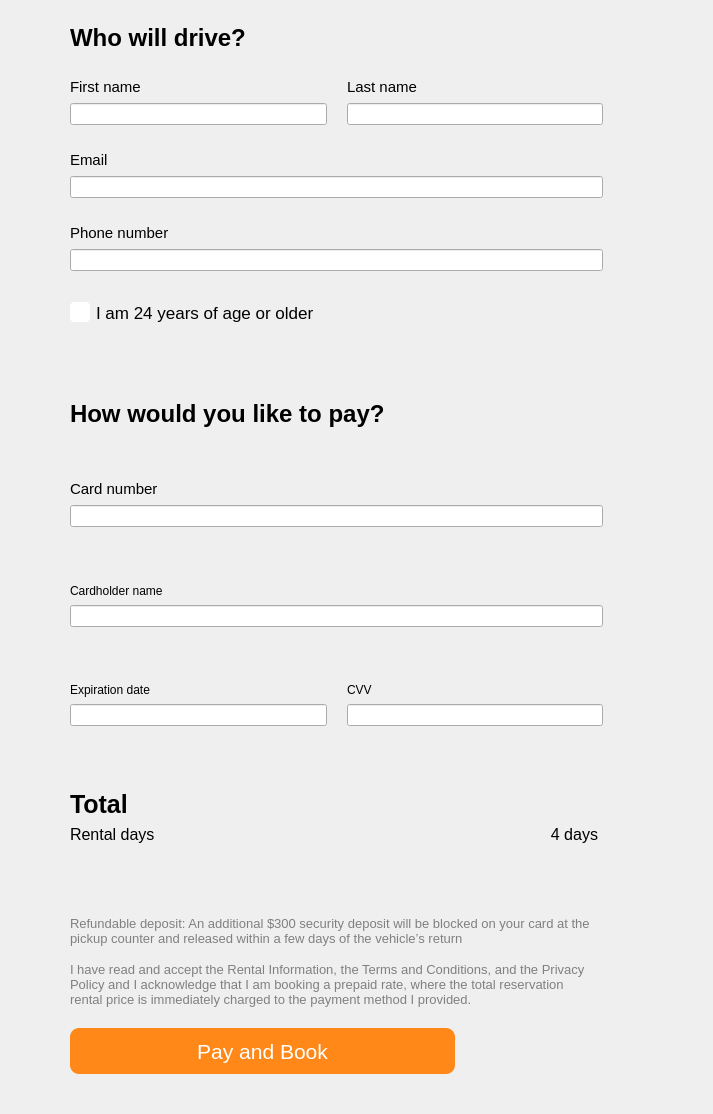
                <widget class="QWidget" name="order_scrollAreaWidgetContents">
                 <property name="geometry">
                  <rect>
                   <x>0</x>
                   <y>0</y>
                   <width>713</width>
                   <height>1114</height>
                  </rect>
                 </property>
                 <layout class="QVBoxLayout" name="verticalLayout_17">
                  <property name="leftMargin">
                   <number>0</number>
                  </property>
                  <property name="topMargin">
                   <number>0</number>
                  </property>
                  <property name="rightMargin">
                   <number>0</number>
                  </property>
                  <property name="bottomMargin">
                   <number>20</number>
                  </property>
                  <item>
                   <layout class="QGridLayout" name="UserOrderLayout">
                    <property name="leftMargin">
                     <number>70</number>
                    </property>
                    <property name="topMargin">
                     <number>15</number>
                    </property>
                    <property name="rightMargin">
                     <number>110</number>
                    </property>
                    <property name="bottomMargin">
                     <number>0</number>
                    </property>
                    <property name="horizontalSpacing">
                     <number>20</number>
                    </property>
                    <property name="verticalSpacing">
                     <number>7</number>
                    </property>
                    <item row="5" column="0" colspan="2">
                     <widget class="QLabel" name="Order_phone_label">
                      <property name="minimumSize">
                       <size>
                        <width>0</width>
                        <height>37</height>
                       </size>
                      </property>
                      <property name="maximumSize">
                       <size>
                        <width>16777215</width>
                        <height>37</height>
                       </size>
                      </property>
                      <property name="font">
                       <font>
                        <pointsize>11</pointsize>
                        <italic>false</italic>
                        <bold>false</bold>
                       </font>
                      </property>
                      <property name="text">
                       <string>Phone number</string>
                      </property>
                      <property name="alignment">
                       <set>Qt::AlignmentFlag::AlignBottom</set>
                      </property>
                     </widget>
                    </item>
                    <item row="1" column="0">
                     <widget class="QLabel" name="Order_name_label">
                      <property name="minimumSize">
                       <size>
                        <width>0</width>
                        <height>37</height>
                       </size>
                      </property>
                      <property name="maximumSize">
                       <size>
                        <width>16777215</width>
                        <height>37</height>
                       </size>
                      </property>
                      <property name="font">
                       <font>
                        <pointsize>11</pointsize>
                        <italic>false</italic>
                        <bold>false</bold>
                       </font>
                      </property>
                      <property name="text">
                       <string>First name</string>
                      </property>
                      <property name="alignment">
                       <set>Qt::AlignmentFlag::AlignBottom</set>
                      </property>
                     </widget>
                    </item>
                    <item row="2" column="0">
                     <widget class="QLineEdit" name="Order_name_lineEdit">
                      <property name="minimumSize">
                       <size>
                        <width>0</width>
                        <height>0</height>
                       </size>
                      </property>
                     </widget>
                    </item>
                    <item row="6" column="0" colspan="2">
                     <widget class="QLineEdit" name="Order_phone_lineEdit">
                      <property name="minimumSize">
                       <size>
                        <width>0</width>
                        <height>0</height>
                       </size>
                      </property>
                     </widget>
                    </item>
                    <item row="3" column="0" colspan="2">
                     <widget class="QLabel" name="Order_email_label">
                      <property name="minimumSize">
                       <size>
                        <width>0</width>
                        <height>37</height>
                       </size>
                      </property>
                      <property name="maximumSize">
                       <size>
                        <width>16777215</width>
                        <height>37</height>
                       </size>
                      </property>
                      <property name="font">
                       <font>
                        <pointsize>11</pointsize>
                        <italic>false</italic>
                        <bold>false</bold>
                       </font>
                      </property>
                      <property name="text">
                       <string>Email</string>
                      </property>
                      <property name="alignment">
                       <set>Qt::AlignmentFlag::AlignBottom</set>
                      </property>
                     </widget>
                    </item>
                    <item row="4" column="0" colspan="2">
                     <widget class="QLineEdit" name="Order_email_lineEdit">
                      <property name="minimumSize">
                       <size>
                        <width>0</width>
                        <height>0</height>
                       </size>
                      </property>
                     </widget>
                    </item>
                    <item row="2" column="1">
                     <widget class="QLineEdit" name="Order_lastName_lineEdit">
                      <property name="minimumSize">
                       <size>
                        <width>0</width>
                        <height>0</height>
                       </size>
                      </property>
                     </widget>
                    </item>
                    <item row="0" column="0" colspan="2">
                     <widget class="QLabel" name="Order_user_title_label">
                      <property name="maximumSize">
                       <size>
                        <width>16777215</width>
                        <height>37</height>
                       </size>
                      </property>
                      <property name="font">
                       <font>
                        <pointsize>18</pointsize>
                        <italic>false</italic>
                        <fontweight>DemiBold</fontweight>
                       </font>
                      </property>
                      <property name="styleSheet">
                       <string notr="true">font: 18pt;
font-weight: 600;</string>
                      </property>
                      <property name="text">
                       <string>Who will drive?</string>
                      </property>
                      <property name="alignment">
                       <set>Qt::AlignmentFlag::AlignBottom|Qt::AlignmentFlag::AlignLeading|Qt::AlignmentFlag::AlignLeft</set>
                      </property>
                     </widget>
                    </item>
                    <item row="1" column="1">
                     <widget class="QLabel" name="Order_lastName_label">
                      <property name="minimumSize">
                       <size>
                        <width>0</width>
                        <height>37</height>
                       </size>
                      </property>
                      <property name="maximumSize">
                       <size>
                        <width>16777215</width>
                        <height>37</height>
                       </size>
                      </property>
                      <property name="font">
                       <font>
                        <pointsize>11</pointsize>
                        <italic>false</italic>
                        <bold>false</bold>
                       </font>
                      </property>
                      <property name="text">
                       <string>Last name</string>
                      </property>
                      <property name="alignment">
                       <set>Qt::AlignmentFlag::AlignBottom</set>
                      </property>
                     </widget>
                    </item>
                   </layout>
                  </item>
                  <item>
                   <widget class="QCheckBox" name="Order_age_checkBox">
                    <property name="font">
                     <font>
                      <pointsize>13</pointsize>
                     </font>
                    </property>
                    <property name="styleSheet">
                     <string notr="true">#Order_age_checkBox {
	padding-left: 70px;
	padding-top: 25px;
	padding-bottom: 35px;
}

QCheckBox::indicator {
    width: 18px;
    height: 18px;
	border: 1px solid white;
    border-radius: 4px;
	background-color: white;
}

QCheckBox::indicator:pressed {
    width: 16px;
    height: 16px;
}

QCheckBox::indicator:checked {
    background: orange;
	border: 1px solid orange;
	image: url(&quot;C:/Users/golov/Downloads/icons8-галочка-50.png&quot;);
}</string>
                    </property>
                    <property name="text">
                     <string>I am 24 years of age or older</string>
                    </property>
                   </widget>
                  </item>
                  <item>
                   <layout class="QGridLayout" name="PaymentOrderLayout">
                    <property name="leftMargin">
                     <number>70</number>
                    </property>
                    <property name="rightMargin">
                     <number>110</number>
                    </property>
                    <property name="horizontalSpacing">
                     <number>20</number>
                    </property>
                    <property name="verticalSpacing">
                     <number>7</number>
                    </property>
                    <item row="0" column="0" colspan="2">
                     <widget class="QLabel" name="Order_payment_title_label">
                      <property name="font">
                       <font>
                        <pointsize>18</pointsize>
                        <italic>false</italic>
                        <fontweight>DemiBold</fontweight>
                       </font>
                      </property>
                      <property name="styleSheet">
                       <string notr="true">font: 18pt;
font-weight: 600;</string>
                      </property>
                      <property name="text">
                       <string>How would you like to pay?</string>
                      </property>
                      <property name="alignment">
                       <set>Qt::AlignmentFlag::AlignBottom</set>
                      </property>
                     </widget>
                    </item>
                    <item row="5" column="0">
                     <widget class="QLabel" name="Order_date_label">
                      <property name="text">
                       <string>Expiration date</string>
                      </property>
                      <property name="alignment">
                       <set>Qt::AlignmentFlag::AlignBottom|Qt::AlignmentFlag::AlignLeading|Qt::AlignmentFlag::AlignLeft</set>
                      </property>
                     </widget>
                    </item>
                    <item row="5" column="1">
                     <widget class="QLabel" name="Order_CVV_label">
                      <property name="text">
                       <string>CVV</string>
                      </property>
                      <property name="alignment">
                       <set>Qt::AlignmentFlag::AlignBottom|Qt::AlignmentFlag::AlignLeading|Qt::AlignmentFlag::AlignLeft</set>
                      </property>
                     </widget>
                    </item>
                    <item row="6" column="0">
                     <widget class="QLineEdit" name="Order_date_lineEdit">
                      <property name="inputMask">
                       <string/>
                      </property>
                      <property name="placeholderText">
                       <string/>
                      </property>
                     </widget>
                    </item>
                    <item row="6" column="1">
                     <widget class="QLineEdit" name="Order_CVV_lineEdit"/>
                    </item>
                    <item row="4" column="0" colspan="2">
                     <widget class="QLineEdit" name="Order_cardholderr_lineEdit"/>
                    </item>
                    <item row="3" column="0" colspan="2">
                     <widget class="QLabel" name="Order_cardholderr_label">
                      <property name="text">
                       <string>Cardholder name</string>
                      </property>
                      <property name="alignment">
                       <set>Qt::AlignmentFlag::AlignBottom|Qt::AlignmentFlag::AlignLeading|Qt::AlignmentFlag::AlignLeft</set>
                      </property>
                     </widget>
                    </item>
                    <item row="2" column="0" colspan="2">
                     <widget class="QLineEdit" name="Order_cardNumber_lineEdit"/>
                    </item>
                    <item row="1" column="0" colspan="2">
                     <widget class="QLabel" name="Order_cardNumber_label">
                      <property name="font">
                       <font>
                        <pointsize>11</pointsize>
                        <italic>false</italic>
                        <bold>false</bold>
                       </font>
                      </property>
                      <property name="styleSheet">
                       <string notr="true"/>
                      </property>
                      <property name="text">
                       <string>Card number</string>
                      </property>
                      <property name="alignment">
                       <set>Qt::AlignmentFlag::AlignBottom|Qt::AlignmentFlag::AlignLeading|Qt::AlignmentFlag::AlignLeft</set>
                      </property>
                     </widget>
                    </item>
                   </layout>
                  </item>
                  <item>
                   <layout class="QGridLayout" name="PayOrderLayout">
                    <property name="leftMargin">
                     <number>70</number>
                    </property>
                    <property name="topMargin">
                     <number>50</number>
                    </property>
                    <property name="rightMargin">
                     <number>115</number>
                    </property>
                    <property name="bottomMargin">
                     <number>20</number>
                    </property>
                    <property name="verticalSpacing">
                     <number>6</number>
                    </property>
                    <item row="0" column="0">
                     <widget class="QLabel" name="Order_total_label">
                      <property name="font">
                       <font>
                        <pointsize>19</pointsize>
                        <italic>false</italic>
                        <bold>true</bold>
                       </font>
                      </property>
                      <property name="styleSheet">
                       <string notr="true">font: 19pt;
font-weight: 700;</string>
                      </property>
                      <property name="text">
                       <string>Total</string>
                      </property>
                      <property name="alignment">
                       <set>Qt::AlignmentFlag::AlignBottom|Qt::AlignmentFlag::AlignLeading|Qt::AlignmentFlag::AlignLeft</set>
                      </property>
                     </widget>
                    </item>
                    <item row="4" column="0" colspan="2">
                     <widget class="QPushButton" name="Order_button">
                      <property name="minimumSize">
                       <size>
                        <width>385</width>
                        <height>46</height>
                       </size>
                      </property>
                      <property name="maximumSize">
                       <size>
                        <width>385</width>
                        <height>16777215</height>
                       </size>
                      </property>
                      <property name="font">
                       <font>
                        <pointsize>16</pointsize>
                       </font>
                      </property>
                      <property name="styleSheet">
                       <string notr="true">border-radius: 9px;
background-color: #ff8819;
color: white;</string>
                      </property>
                      <property name="text">
                       <string>Pay and Book</string>
                      </property>
                     </widget>
                    </item>
                    <item row="0" column="1">
                     <widget class="QLabel" name="Order_price_label">
                      <property name="maximumSize">
                       <size>
                        <width>16777215</width>
                        <height>37</height>
                       </size>
                      </property>
                      <property name="styleSheet">
                       <string notr="true">font: 19pt;
font-weight: 700;</string>
                      </property>
                      <property name="text">
                       <string/>
                      </property>
                      <property name="alignment">
                       <set>Qt::AlignmentFlag::AlignBottom|Qt::AlignmentFlag::AlignRight|Qt::AlignmentFlag::AlignTrailing</set>
                      </property>
                     </widget>
                    </item>
                    <item row="3" column="0" colspan="2">
                     <widget class="QLabel" name="Order_conditions2_label">
                      <property name="minimumSize">
                       <size>
                        <width>0</width>
                        <height>60</height>
                       </size>
                      </property>
                      <property name="maximumSize">
                       <size>
                        <width>16777215</width>
                        <height>60</height>
                       </size>
                      </property>
                      <property name="styleSheet">
                       <string notr="true">font: 10pt;
min-height: 60px;
max-height: 60px;
color: gray;</string>
                      </property>
                      <property name="text">
                       <string>I have read and accept the Rental Information, the Terms and Conditions, and the Privacy Policy and I acknowledge that I am booking a prepaid rate, where the total reservation rental price is immediately charged to the payment method I provided.</string>
                      </property>
                      <property name="alignment">
                       <set>Qt::AlignmentFlag::AlignLeading|Qt::AlignmentFlag::AlignLeft|Qt::AlignmentFlag::AlignTop</set>
                      </property>
                      <property name="wordWrap">
                       <bool>true</bool>
                      </property>
                     </widget>
                    </item>
                    <item row="2" column="0" colspan="2">
                     <widget class="QLabel" name="Order_conditions1_label">
                      <property name="minimumSize">
                       <size>
                        <width>0</width>
                        <height>40</height>
                       </size>
                      </property>
                      <property name="maximumSize">
                       <size>
                        <width>1000</width>
                        <height>40</height>
                       </size>
                      </property>
                      <property name="styleSheet">
                       <string notr="true">font: 10pt;
min-height: 40px;
max-height: 40px;
color: gray;</string>
                      </property>
                      <property name="text">
                       <string>Refundable deposit: An additional $300 security deposit will be blocked on your card at the pickup counter and released within a few days of the vehicle’s return</string>
                      </property>
                      <property name="alignment">
                       <set>Qt::AlignmentFlag::AlignLeading|Qt::AlignmentFlag::AlignLeft|Qt::AlignmentFlag::AlignTop</set>
                      </property>
                      <property name="wordWrap">
                       <bool>true</bool>
                      </property>
                     </widget>
                    </item>
                    <item row="1" column="0">
                     <widget class="QLabel" name="Order_rentalDays_label">
                      <property name="styleSheet">
                       <string notr="true">font: 12pt;</string>
                      </property>
                      <property name="text">
                       <string>Rental days</string>
                      </property>
                      <property name="alignment">
                       <set>Qt::AlignmentFlag::AlignLeading|Qt::AlignmentFlag::AlignLeft|Qt::AlignmentFlag::AlignTop</set>
                      </property>
                     </widget>
                    </item>
                    <item row="1" column="1">
                     <widget class="QLabel" name="Order_numberOfDays_label">
                      <property name="styleSheet">
                       <string notr="true">font: 12pt;</string>
                      </property>
                      <property name="text">
                       <string>4 days</string>
                      </property>
                      <property name="alignment">
                       <set>Qt::AlignmentFlag::AlignRight|Qt::AlignmentFlag::AlignTop|Qt::AlignmentFlag::AlignTrailing</set>
                      </property>
                     </widget>
                    </item>
                   </layout>
                  </item>
                 </layout>
                </widget>
